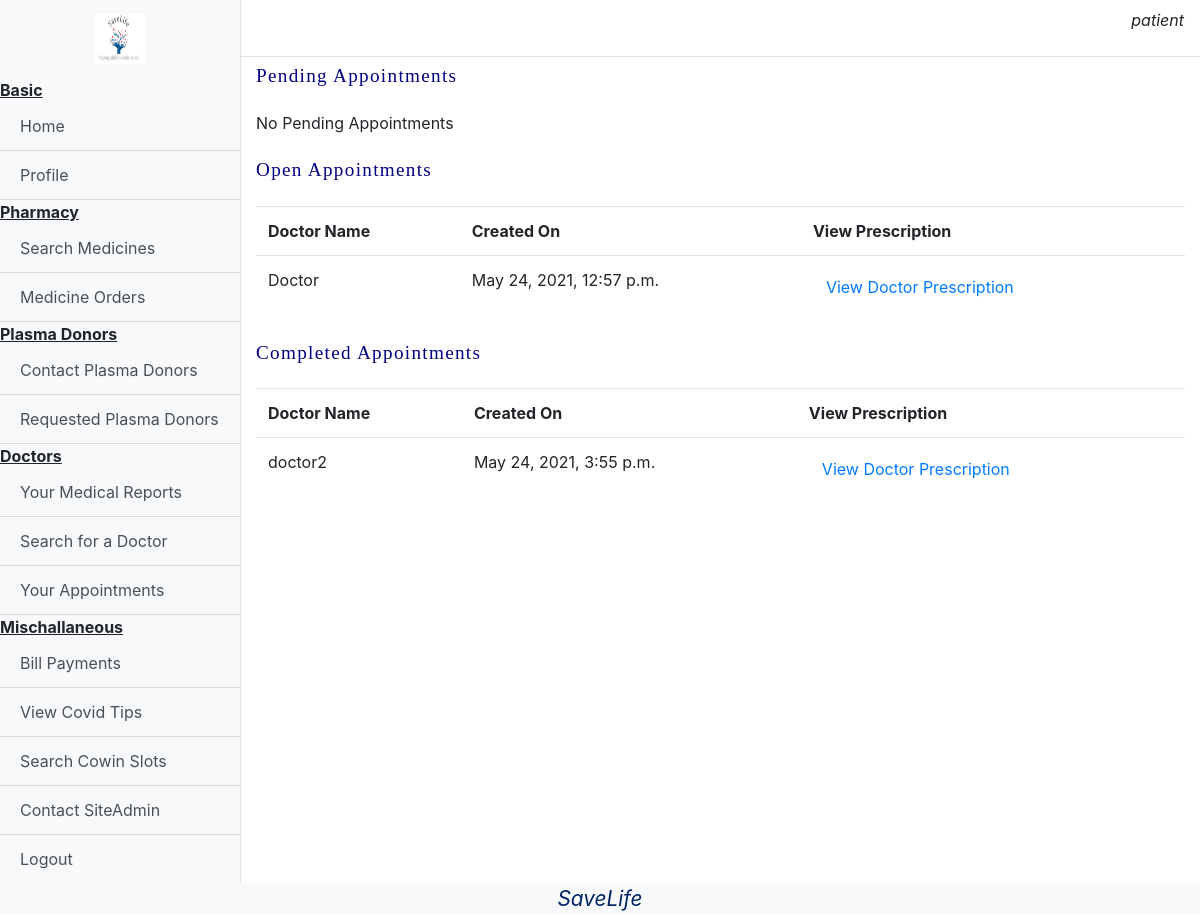
The app's page /patient/viewAppointment (signed in) with its own data.
### base/models.py (models this page shows, shortened)
class User(AbstractUser):
    type = models.CharField(max_length=10,choices=(("Patient","Patient"),("Doctor","Doctor"),("Donor","Donor"),("Pharmacy","Pharmacy")))

### doctor/models.py (models this page shows)
class Appointment(models.Model):
    patient = models.ForeignKey(User,related_name='patient',on_delete=models.SET_NULL,null=True)
    doctor = models.ForeignKey(User,related_name='doctor',on_delete=models.SET_NULL,null=True)
    status = models.CharField(choices=(('Pending','Pending'),('Open','Open'),('Close','Close')),max_length=10)
    date_created = models.DateTimeField(auto_now_add=True)

### patient/views.py (the view)
# urls.py: path('viewAppointment',views.viewAppointment,name="viewAppointment"),
def viewAppointment(request):
    if request.user.type!="Patient":
        storage = messages.get_messages(request)
        storage.used = True
        messages.info(request,'Not Allowed. Please Re-Login')
        return redirect('/')
    pending = Appointment.objects.filter(patient=request.user,status="Pending")
    open = Appointment.objects.filter(patient=request.user,status="Open")
    close = Appointment.objects.filter(patient=request.user,status="Close")
    pl,ol,cl = len(pending),len(open),len(close)
    return render(request,"Patient/displayAppointment.html",{'pending':pending,'open':open,'close':close, 'pl':pl,'ol':ol,'cl':cl})

### templates/Patient/displayAppointment.html (shortened to what this page needs)
{%extends "Patient/dashboard.html"%}
{%load static%}
{%block content%}
<link rel="stylesheet" href="{%static 'css/home.css'%}">
<p class="aboutText">Pending Appointments</p>
{% if pl == 0%}
<p>No Pending Appointments</p>
{%endif%}
<p class="aboutText">Open Appointments</p>
{% if ol == 0%}
<p>No Appointments are ongoing</p>
{%else%}
<table class="table">
    <tr>
        <th>Doctor Name</th>
        <th>Created On</th>
        <th>View Prescription</th>
    </tr>
    {%for item in open%}
    <tr>
        <td>{{item.doctor.first_name}}</td>
        <td>{{item.date_created}}</td>
        <td><a href="/patient/viewConsultation/{{item.consultation.id}}" class="btn btn-link">View Doctor Prescription</a></td>
    </tr>
    {%endfor%}
</table>
{%endif%}
<p class="aboutText">Completed Appointments</p>
{% if cl == 0%}
<p>No Appointment Completed</p>
{%else%}
<table class="table">
    <tr>
        <th>Doctor Name</th>
        <th>Created On</th>
        <th>View Prescription</th>
    </tr>
    {%for item in close%}
    <tr>
        <td>{{item.doctor.first_name}}</td>
        <td>{{item.date_created}}</td>
        <td><a href="/patient/viewConsultation/{{item.consultation.id}}" class="btn btn-link">View Doctor Prescription</a></td>
    </tr>
    {%endfor%}
</table>
{%endif%}
{%endblock%}

### templates/Patient/dashboard.html (shortened to what this page needs)
{%load static%}
{% load google_translate %}
<!DOCTYPE html>
<html lang="en">
<head>
    <link rel="stylesheet" href="https://cdn.jsdelivr.net/npm/bootstrap@4.5.3/dist/css/bootstrap.min.css">
    <link rel="stylesheet" href="{% static 'css/dashboard.css' %}">
</head>
<body>
  <div class="d-flex" id="wrapper">
    <div class="bg-light border-right" id="sidebar-wrapper">
      <div class="sidebar-heading"><center><img src="{% static 'images/logo.jpg' %}" width="50px" height="50px"></center></div>
      <div class="list-group list-group-flush">
        <b><u>Basic</u></b>
        <a href="/dashboard" class="list-group-item list-group-item-action bg-light">Home</a>
        <a href="/addProfile" class="list-group-item list-group-item-action bg-light">Profile</a>
        <b><u>Pharmacy</u></b>
        <a href="/patient/searchMedicine" class="list-group-item list-group-item-action bg-light">Search Medicines</a>
        <a href="/patient/yourOrders" class="list-group-item list-group-item-action bg-light">Medicine Orders</a>
        <b><u>Plasma Donors</u></b>
        <a href="/patient/searchDonors" class="list-group-item list-group-item-action bg-light">Contact Plasma Donors</a>
        <a href="/patient/showDonorRequest" class="list-group-item list-group-item-action bg-light">Requested Plasma Donors </a>
        <b><u>Doctors</u></b>
        <a href="/patient/MedicalReport" class="list-group-item list-group-item-action bg-light">Your Medical Reports</a>
        <a href="/patient/viewDoctor" class="list-group-item list-group-item-action bg-light">Search for a Doctor</a>
        <a href="/patient/viewAppointment" class="list-group-item list-group-item-action bg-light">Your Appointments</a>
        <b><u> Mischallaneous</u></b>
        <a href="/patient/yourBill" class="list-group-item list-group-item-action bg-light">Bill Payments</a>
        <a href="/covidTips" class="list-group-item list-group-item-action bg-light">View Covid Tips</a>
        <a href="/cowinSlot" class="list-group-item list-group-item-action bg-light">Search Cowin Slots</a>
        <a href="/contactAdmin" class="list-group-item list-group-item-action bg-light">Contact SiteAdmin</a>
        <a href="/logout" class="list-group-item list-group-item-action bg-light">Logout</a>
      </div>
    </div>
    <div id="page-content-wrapper">
      <nav class="navbar navbar-expand-lg navbar-light bg-transparent border-bottom">
        <button class="btn btn-link" id="menu-toggle"></button>
        <p class="justify-content-end ml-auto" style="font-style: oblique;">{% google_translate type='vertical' language='en' %} {{request.user.username}}</p>
      </nav>
      <div class="container-fluid">
            {%block content%}
            {%endblock%}
      </div>
    </div>
  </div>
  <div class="footer obq bg-light">
    SaveLife
</div>
</body>
</html>

### static/css/dashboard.css (style rules this page uses)
#wrapper { overflow-x: hidden; }
#sidebar-wrapper { min-height: 100vh; margin-left: -15rem; -webkit-transition: margin .25s ease-out; -moz-transition: margin .25s ease-out; -o-transition: margin .25s ease-out; transition: margin .25s ease-out; }
.footer { font-weight: 400; font-size: 1.3em; left: 0; bottom: 0; width: 100%; color: #002366; text-align: center; }
#sidebar-wrapper .sidebar-heading { padding: 0.875rem 1.25rem; font-size: 1.2rem; }
#sidebar-wrapper .list-group { width: 15rem; }
#page-content-wrapper { min-width: 100vw; }
@media (min-width: 768px) { #sidebar-wrapper { margin-left: 0; } }
@media (min-width: 768px) { #page-content-wrapper { min-width: 0; width: 100%; } }
.obq { font-style: oblique; font-size: 1.5em; text-align:center; }

### static/css/home.css (style rules this page uses)
.aboutText { font-family: Georgia, 'Times New Roman', Times, serif; font-weight: 200; line-height: 2em; font-size: larger; letter-spacing: 1.3px; text-align: justify; color: #000080; }
.footer { text-align: center; }
.footer { font-weight: 400; font-size: 1.3em; left: 0; bottom: 0; width: 100%; color: #002366; text-align: center; }

### records on screen
User: user.username "patient"
Appointment: doctor.first_name "Doctor", date_created "May 24, 2021, 12:57 p.m."
Appointment: doctor.first_name "doctor2", date_created "May 24, 2021, 3:55 p.m."
